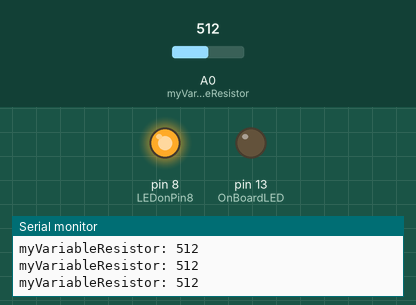
A sketch run on a simulated Arduino Uno, built with avr-gcc and run on an emulated ATmega328P. On the bench: output pins drawn as LEDs (lit = HIGH), the last lines printed to the serial monitor. The test bench sets the inputs (shaded band); at power-on: A0 (myVariableResistor) = 512.

Above: at 1.2 s.
1.3 s: A0 (myVariableResistor) set to 216
4.3 s: A0 (myVariableResistor) set to 186
At 5.1 s:
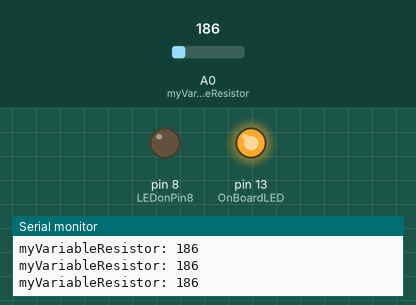
5.8 s: A0 (myVariableResistor) set to 210
At 6.7 s:
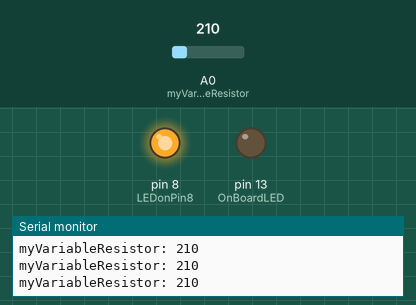
8.8 s: A0 (myVariableResistor) set to 190
At 9.6 s:
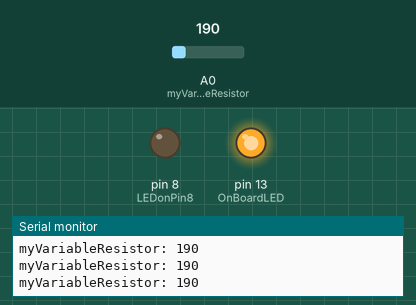
Timing chart, 0 to 11.3 s (numbered marks = the images above; inputs shaded):
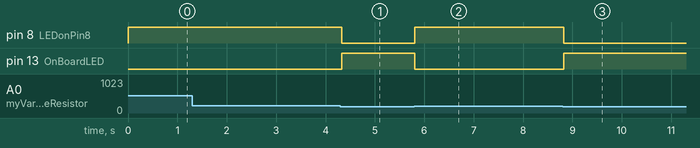

Measured:
- the behaviour switches between 200 and 199 on A0 (myVariableResistor) (found by bisection; images 0 and 1)
- after the input at 4.3 s, pin 8 (LEDonPin8): HIGH → LOW at once; pin 13 (OnBoardLED): LOW → HIGH at once
- after the input at 5.8 s, pin 8 (LEDonPin8): LOW → HIGH at once; pin 13 (OnBoardLED): HIGH → LOW at once
- after the input at 8.8 s, pin 8 (LEDonPin8): HIGH → LOW at once; pin 13 (OnBoardLED): LOW → HIGH at once

The sketch:

05.analogueRead.ino
```cpp
/*
  Author:

  Learning Intention:
  The students will learn how to wire a variable resistor as a pseudo sensor and read analogue
  data from that PIN.

  Success Criteria:
    1.  I can wire a variable resistor in TINKERCAD
    2.  I know how to read analogue data from a specific PIN
    3.  I know the range of analogue data
    4.  I can organise output data so it correctly plots on the serial monitor
    5.  I can apply this knowledge to the Light, Sound and Rotary Potentiometer in the sensor kit

  Student Notes:

  Documentation:
    https://www.arduino.cc/reference/en/language/functions/analog-io/analogread/
  Schematic:
    https://www.tinkercad.com/things/97wMDip2Ata-bootcamp-analogueread/editel
    https://github.com/TempeHS/TempeHS_Ardunio_Bootcamp/blob/main/05.analogueRead/Bootcamp-analogueRead.png
*/
static unsigned int myVariableResistor = A0;
unsigned int resistorValue;
static unsigned int OnBoardLED = 13;
static unsigned int LEDonPin8 = 8;

void setup() {
  Serial.begin(9600);
  // Analogue pins do not need to be configured unless you want to use one as a digital I/O
  pinMode(OnBoardLED, OUTPUT);
  pinMode(LEDonPin8, OUTPUT);
}

void loop() {
  Serial.print("myVariableResistor: ");
  resistorValue = analogRead(myVariableResistor);
  Serial.println(resistorValue);
  int light = resistorValue;

  if (resistorValue >= 200) {
  digitalWrite(OnBoardLED, 0);
  digitalWrite(LEDonPin8, 1);
  } else {
  digitalWrite(OnBoardLED, 1);
  digitalWrite(LEDonPin8, 0);
  }
}
```
